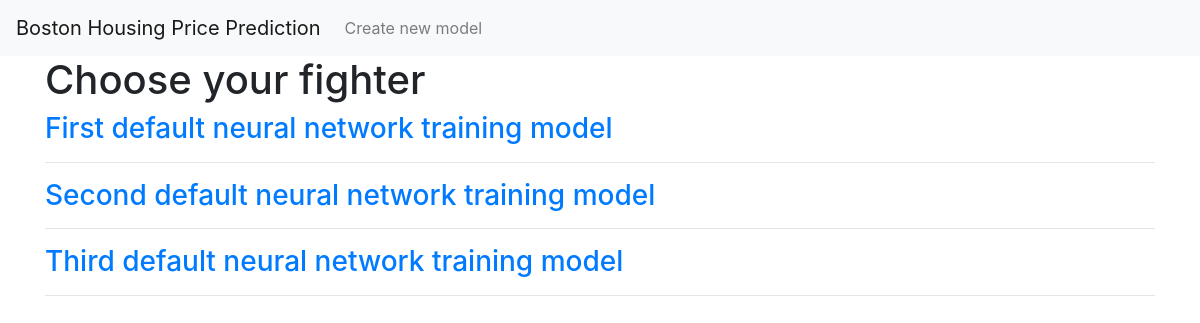
Before: / with the older database file.
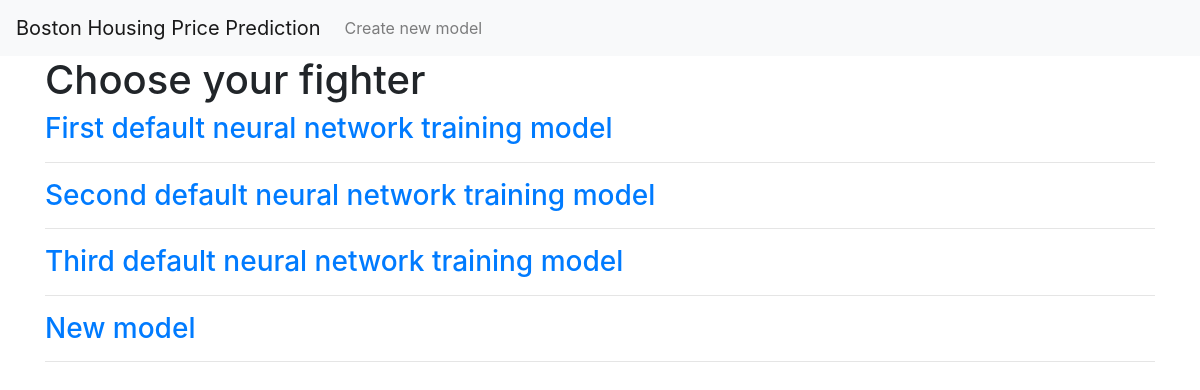
After: the same page with the newer database file.
### tables this page shows
CREATE TABLE models
                    (id INTEGER PRIMARY KEY AUTOINCREMENT,
                    title TEXT NOT NULL,
                    path TEXT NOT NULL,
                    database TEXT NOT NULL);

### app.py (the view)
@app.route('/')
def welcome():
    conn = get_dbm_connection()
    mls = conn.execute('SELECT * FROM models').fetchall()
    conn.close()
    return render_template('index.html', text="Choose your fighter", mls=mls)

### app.py (called while the page is built)
def get_dbm_connection():
    conn = sqlite3.connect('database/database_models.db')
    conn.row_factory = sqlite3.Row
    return conn

### templates/index.html (shortened to what this page needs)
{% extends 'base.html' %}
{% block content %}
    <h1> {{text}} </h1>
    {% for ml in mls %}
    <a href="{{ url_for('neural', ml_id=ml['id']) }}">
        <h3>{{ ml['title'] }}</h3>
    </a>
    <hr>
{% endfor %}
{% endblock %}

### templates/base.html (shortened to what this page needs)
<!doctype html>
<html lang="en">
  <head>
    <link rel="stylesheet" href="https://stackpath.bootstrapcdn.com/bootstrap/4.3.1/css/bootstrap.min.css">
  </head>
  <body>
    <nav class="navbar navbar-expand-md navbar-light bg-light">
      <a class="navbar-brand" href="{{ url_for('welcome')}}">Boston Housing Price Prediction</a>
      <div class="collapse navbar-collapse" id="navbarNav">
          <ul class="navbar-nav">
          <li class="nav-item">
              <a class="nav-link" href="create">Create new model</a>
          </li>
          </ul>
      </div>
  </nav>
  <div class="container">
      {% block content %} {% endblock %}
  </div>
  </body>
</html>

Changed rows visible on the page:
added models: title "New model"
